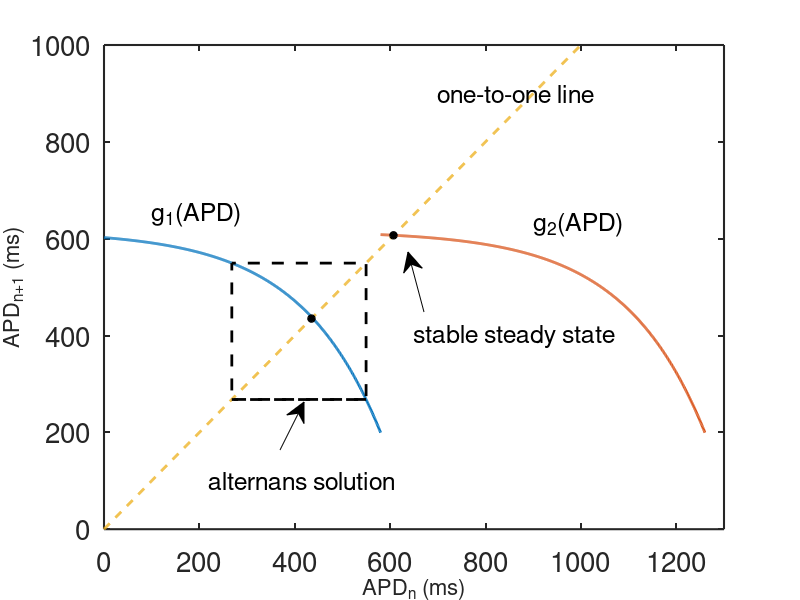

Write MATLAB code to recreate this figure.
%  -------------------------------------------------------------------
%
%   APD map.
%
%   For Chapter 12, Section 12.5.1 of
%   Keener and Sneyd, Mathematical Physiology, 3rd Edition, Springer.
% 
%   Written by James Keener and James Sneyd.
% 
%  ------------------------------------------------------------------- 

clear all
close all
clc
set(0,                           ...
   'defaultaxesfontsize', 20,   ...
   'defaultaxeslinewidth', 1.5, ...
   'defaultlinelinewidth', 2.0)
%set parameters
A_max = 616;
A = 750;
mu = 170;
DI_min = 100;
BCL = 680;
lim1 = BCL-DI_min;
lim2 = 2*BCL-DI_min;

x1 = [0:1:lim1];
x2 = [lim1:1:lim2];
y1 = BCL-x1;
y2 = 2*BCL - x2;

g1 = A_max - A*exp(-y1/mu);
g2 = A_max - A*exp(-y2/mu);

x = 400;
nit = 70;
%find the alternans fixed point
for j = 1:nit   
    y = BCL-x;
    g(2*j-1) = A_max - A*exp(-y/mu);
    g(2*j) = g(2*j-1);
    x = g(2*j-1);
end

plot(x1,g1,x2,g2,[x1,x2],[x1,x2],'--',435,435,'k*',607,607,'k*',g(2*nit-6:2*nit-1),g(2*nit-5:2*nit),'k--','linewidth',2)
axis([0 1300 0 1000])
xlabel('APD_n (ms)','fontsize',16)
ylabel('APD_{n+1} (ms)','fontsize',16)
%legend('g_1(APD)','g_2(APD)','one to one line')
text(100,650,'g_1(APD)','fontsize',18)
text(900,630,'g_2(APD)','fontsize',18)
text(700,900,'one-to-one line','fontsize',18)
annotation('textarrow',[.53,.51],[.48,.58])
annotation('textarrow',[.35,.38],[.25,.33])
text(220,100,'alternans solution','fontsize',18)
text(650,400,'stable steady state','fontsize',18)

% test=[x1' g1'];
% save('test.dat','-ascii','test');
% test=[g'];
% save('test.dat','-ascii','-append','test');
% test=[x2' g2'];
% save('test.dat','-ascii','-append','test');

x = 400;
nit = 70;
%find the alternans fixed point
for j = 1:nit    
    y = BCL-x;
    g(2*j-1) = A_max - A*exp(-y/mu);
    g(2*j) = g(2*j-1);
    x = g(2*j-1);
end


    
